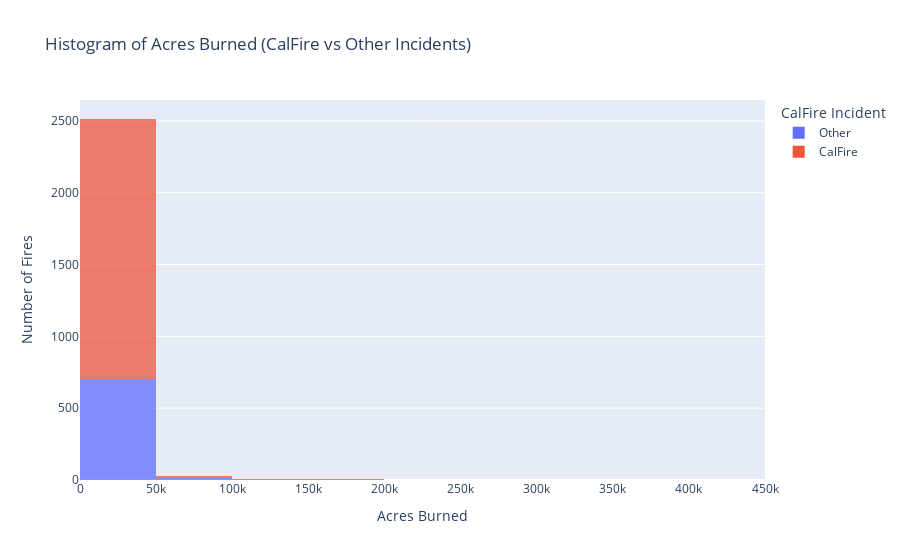

Notebook code for this chart:
### Markdown cell above
**Q1** How many variables and observations?

**Q2** How many different incident types are there?

**Q3** Make a histogram of the acres burned and color the bars by whether or not the incident was a calfire incident. You will probably need to make a mask to remove very small and very large fires. How many fires burned more than 100,000 acres? What is the largest fire in the data?

**Extra Q** EXTRA - CHALLENGE - See if you can create a graph that answers the question: Are fires getting bigger or more frequent over time? You get complete creative control on how to answer this question!

### Code cell
DF_raw = pd.read_csv('mapdataall.csv')
filtered_data = DF_raw[(DF_raw['incident_acres_burned'] > 10) & (DF_raw['incident_acres_burned'] < 500000)].copy()
filtered_data.loc[:, 'CalFire Incident'] = filtered_data['calfire_incident'].map({True: 'CalFire', False: 'Other'})
fig = px.histogram(filtered_data, 
                   x='incident_acres_burned', 
                   color='CalFire Incident', 
                   nbins=10, 
                   title='Histogram of Acres Burned (CalFire vs Other Incidents)',
                   labels={'incident_acres_burned':'Acres Burned'},
                   opacity=0.75)

fig.update_layout(
    xaxis_title="Acres Burned",
    yaxis_title="Number of Fires"
)

fig.show()

### Figure 1 — Plotly figure (JSON) as saved in the notebook; plotly's stock layout.template omitted (floating-point values rounded to 4 significant figures; data arrays with more than 128 entries replaced by an {"elided": "..."} marker saying what was removed)
{"data": [{"alignmentgroup": "True", "bingroup": "x", "hovertemplate": "CalFire Incident=Other<br>Acres Burned=%{x}<br>count=%{y}<extra></extra>", "legendgroup": "Other", "marker": {"color": "#636efa", "opacity": 0.75, "pattern": {"shape": ""}}, "name": "Other", "nbinsx": 10, "offsetgroup": "Other", "orientation": "v", "showlegend": true, "type": "histogram", "x": {"elided": "728 int values"}, "xaxis": "x", "yaxis": "y"}, {"alignmentgroup": "True", "bingroup": "x", "hovertemplate": "CalFire Incident=CalFire<br>Acres Burned=%{x}<br>count=%{y}<extra></extra>", "legendgroup": "CalFire", "marker": {"color": "#EF553B", "opacity": 0.75, "pattern": {"shape": ""}}, "name": "CalFire", "nbinsx": 10, "offsetgroup": "CalFire", "orientation": "v", "showlegend": true, "type": "histogram", "x": {"elided": "1829 int values"}, "xaxis": "x", "yaxis": "y"}], "layout": {"autosize": true, "barmode": "relative", "legend": {"title": {"text": "CalFire Incident"}, "tracegroupgap": 0}, "title": {"text": "Histogram of Acres Burned (CalFire vs Other Incidents)"}, "xaxis": {"anchor": "y", "autorange": true, "domain": [0, 1], "range": [-0.5, 450000.0], "title": {"text": "Acres Burned"}, "type": "linear"}, "yaxis": {"anchor": "x", "autorange": true, "domain": [0, 1], "range": [0, 2645.0], "title": {"text": "Number of Fires"}}}}
